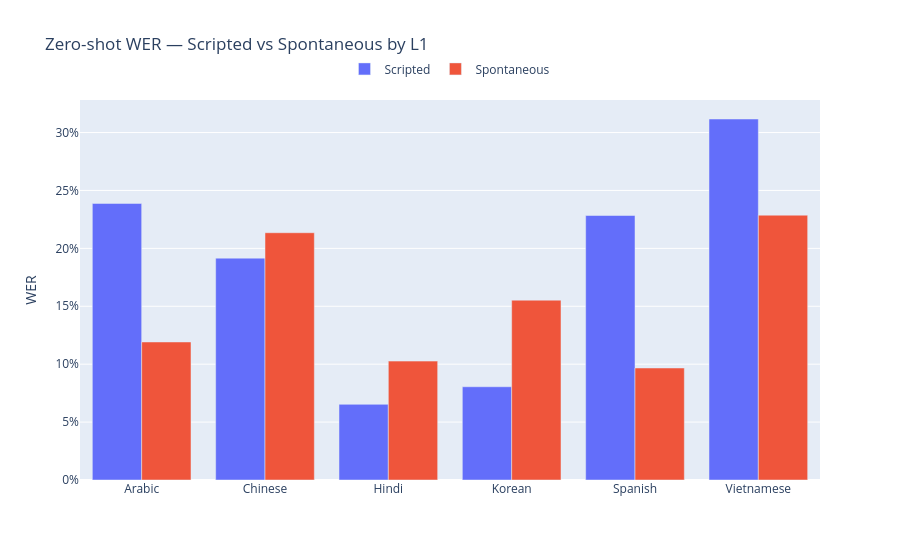

Write notebook code for a chart like this one.
### Markdown cell above
---

 # Part 3 — Scripted vs Spontaneous Gap (zero-shot)



 Different corpora → compared at L1 level, not speaker level.

### Code cell
if available("baseline", "scripted") and available("baseline", "spontaneous"):
    s_g  = grouped_wer(results["baseline"]["scripted"],    "l1").rename(columns={"wer": "WER_scripted"})
    sp_g = grouped_wer(results["baseline"]["spontaneous"], "l1").rename(columns={"wer": "WER_spontaneous"})
    gap  = s_g[["l1", "WER_scripted"]].merge(
               sp_g[["l1", "WER_spontaneous"]], on="l1", how="inner")
    gap["gap"] = gap["WER_spontaneous"] - gap["WER_scripted"]

    l1s = gap["l1"].tolist()
    fig = go.Figure()
    fig.add_trace(go.Bar(name="Scripted",    x=l1s, y=gap["WER_scripted"].tolist()))
    fig.add_trace(go.Bar(name="Spontaneous", x=l1s, y=gap["WER_spontaneous"].tolist()))
    fig.update_layout(
        title   = "Zero-shot WER — Scripted vs Spontaneous by L1",
        barmode = "group",
        yaxis   = dict(title="WER", tickformat=".0%"),
        legend  = dict(orientation="h", y=1.12, xanchor="center", x=0.5),
    )
    fig.show()
    display(
        gap.style
           .format({c: "{:.4f}" for c in ["WER_scripted", "WER_spontaneous", "gap"]})
           .set_caption("Scripted vs Spontaneous WER gap (zero-shot)")
    )

### Figure 1 — Plotly figure (JSON) as saved in the notebook; plotly's stock layout.template omitted (floating-point values rounded to 4 significant figures)
{"data": [{"name": "Scripted", "type": "bar", "x": ["Arabic", "Chinese", "Hindi", "Korean", "Spanish", "Vietnamese"], "y": [0.2388, 0.1916, 0.06533, 0.08051, 0.2284, 0.3117]}, {"name": "Spontaneous", "type": "bar", "x": ["Arabic", "Chinese", "Hindi", "Korean", "Spanish", "Vietnamese"], "y": [0.1192, 0.2135, 0.1026, 0.1553, 0.09671, 0.2287]}], "layout": {"barmode": "group", "legend": {"orientation": "h", "x": 0.5, "xanchor": "center", "y": 1.12}, "title": {"text": "Zero-shot WER — Scripted vs Spontaneous by L1"}, "yaxis": {"tickformat": ".0%", "title": {"text": "WER"}}}}
